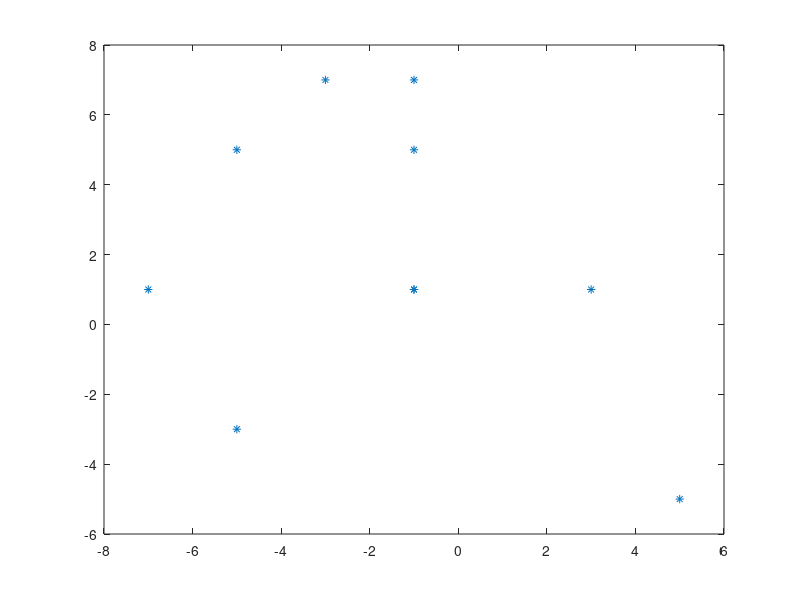

This figure's MATLAB source: (Note: this script raises an error after producing the figure.)
clc;close all;clear all;
n=10;
b=round(rand(1,n*6));
sd=.3;
data=zeros(1,n);
t=zeros(2,2,2,2,2,2);
t(1,1,1,1,1,1)=-7+7*j;
t(1,1,1,1,1,2)=-5+7*j;
t(1,1,1,1,2,2)=-3+7*j;
t(1,1,1,1,2,1)=-1+7*j;
t(1,1,1,2,2,1)= 1+7*j;
t(1,1,1,2,2,2)= 3+7*j;
t(1,1,1,2,1,2)= 5+7*j;
t(1,1,1,2,1,1)= 7+7*j;

t(1,1,2,1,1,1)=-7+5*j;
t(1,1,2,1,1,2)=-5+5*j;
t(1,1,2,1,2,2)=-3+5*j;
t(1,1,2,1,2,1)=-1+5*j;
t(1,1,2,2,2,1)= 1+5*j;
t(1,1,2,2,2,2)= 3+5*j;
t(1,1,2,2,1,2)= 5+5*j;
t(1,1,2,2,1,1)= 7+5*j;

t(1,2,2,1,1,1)=-7+3*j;
t(1,2,2,1,1,2)=-5+3*j;
t(1,2,2,1,2,2)=-3+3*j;
t(1,2,2,1,2,1)=-1+3*j;
t(1,2,2,2,2,1)= 1+3*j;
t(1,2,2,2,2,2)= 3+3*j;
t(1,2,2,2,1,2)= 5+3*j;
t(1,2,2,2,1,1)= 7+3*j;

t(1,2,1,1,1,1)=-7+j;
t(1,2,1,1,1,2)=-5+j;
t(1,2,1,1,2,2)=-3+j;
t(1,2,1,1,2,1)=-1+j;
t(1,2,1,2,2,1)= 1+j;
t(1,2,1,2,2,2)= 3+j;
t(1,2,1,2,1,2)= 5+j;
t(1,2,1,2,1,1)= 7+j;

t(2,2,1,1,1,1)=-7-j;
t(2,2,1,1,1,2)=-5-j;
t(2,2,1,1,2,2)=-3-1i;
t(2,2,1,1,2,1)=-1-j;
t(2,2,1,2,2,1)= 1-1i;
t(2,2,1,2,2,2)= 3-j;
t(2,2,1,2,1,2)= 5-j;
t(2,2,1,2,1,1)= 7-j;

t(2,2,2,1,1,1)=-7-3*j;
t(2,2,2,1,1,2)=-5-3*j;
t(2,2,2,1,2,2)=-3-3*j;
t(2,2,2,1,2,1)=-1-3*j;
t(2,2,2,2,2,1)= 1-3*j;
t(2,2,2,2,2,2)= 3-3*j;
t(2,2,2,2,1,2)= 5-3*j;
t(2,2,2,2,1,1)= 7-3*j;

t(2,1,2,1,1,1)=-7-5*j;
t(2,1,2,1,1,2)=-5-5*j;
t(2,1,2,1,2,2)=-3-5*j;
t(2,1,2,1,2,1)=-1-5*j;
t(2,1,2,2,2,1)= 1-5*j;
t(2,1,2,2,2,2)= 3-5*j;
t(2,1,2,2,1,2)= 5-5*j;
t(2,1,2,2,1,1)= 7-5*j;

t(2,1,1,1,1,1)=-7-7*j;
t(2,1,1,1,1,2)=-5-7*j;
t(2,1,1,1,2,2)=-3-7*j;
t(2,1,1,1,2,1)=-1-7*j;
t(2,1,1,2,2,1)= 1-7*j;
t(2,1,1,2,2,2)= 3-7*j;
t(2,1,1,2,1,2)= 5-7*j;
t(2,1,1,2,1,1)= 7-7*j;
for k=1:n
    x=b(6*(k-1)+1:k*6)+1;
    data(k)=t(x(1),x(2),x(3),x(4),x(5),x(6));
end
figure(1); plot(data,'*')
%% preamble
short = sign(randn(1,16));
long =  sign(randn(1,32));
data = [short short short short short long data];
%% Up-sampling
d = 4;
data_samp = zeros(1,(n+16*5+32)*4);
data_samp(1:d:end) = data;
%% Pulse-shaping
h = srrc_fn(0.3,4,5);
pulse_shape = conv(data_samp,h);
%% channel
rn = [0.5*randn(1,500) pulse_shape];
noise = 0.01*randn(1,length(rn)) + j*0.01*randn(1,length(rn));
r = rn + noise;
%% Packet detection
D = 16*d;
L = 16*d;

cn = zeros(1,length(r));
pn = zeros(1,length(r));

for i = 1:L
    cn = cn + [r(i:end) zeros(1,i-1)].*conj([r(i+D:end) zeros(1,i-1+D)]);
    pn = pn + [r(i+D:end) zeros(1,i-1+D)].*conj([r(i+D:end) zeros(1,i-1+D)]);
end

mn = (abs(cn).^2)./((pn.^2)+0.00001);
figure(2);stem(mn)
%% CFO
%% symbol timing
%% Matchimg/down sample
%% channel/Equal
%% Detection



